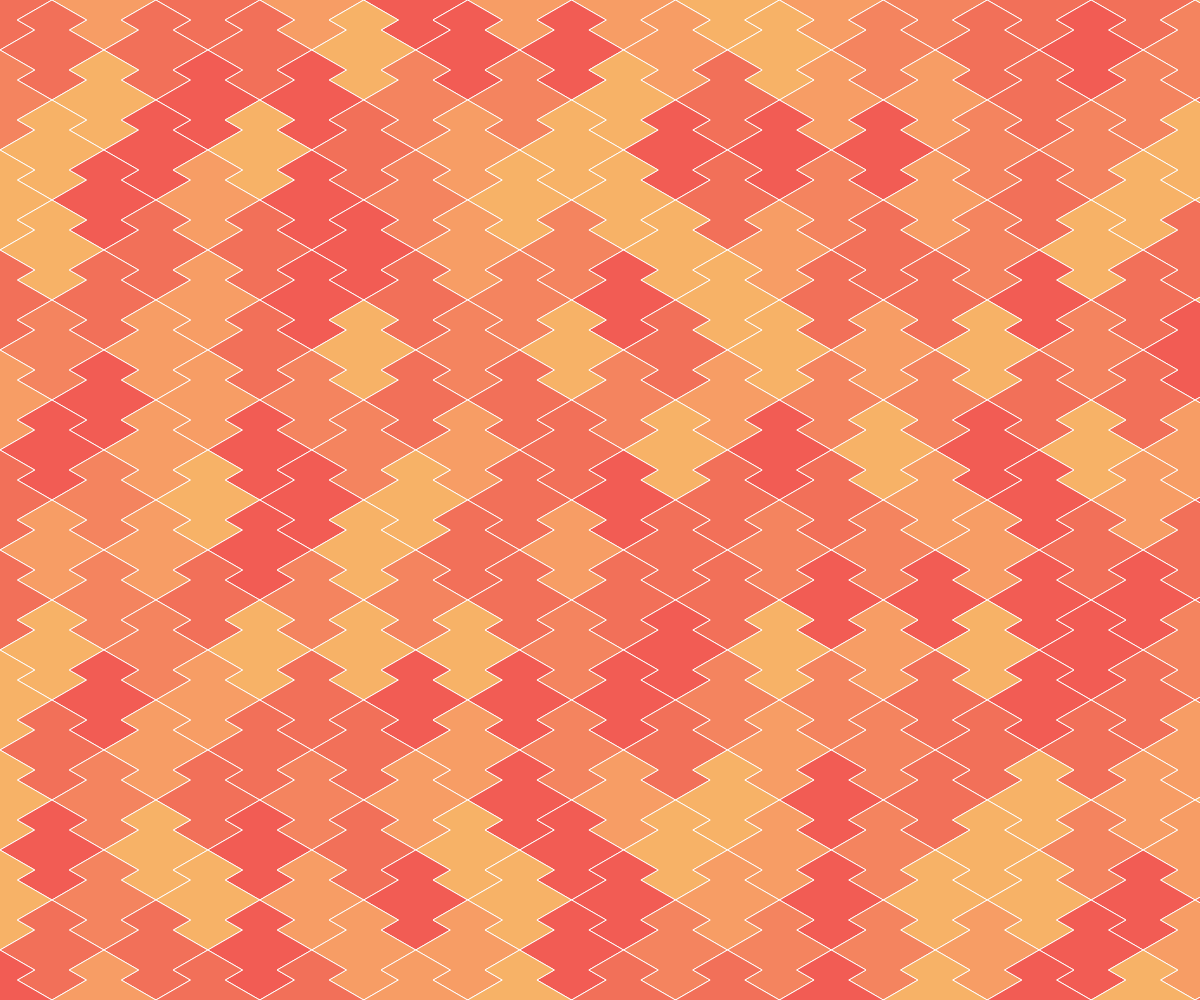
Frame 1 (no input)
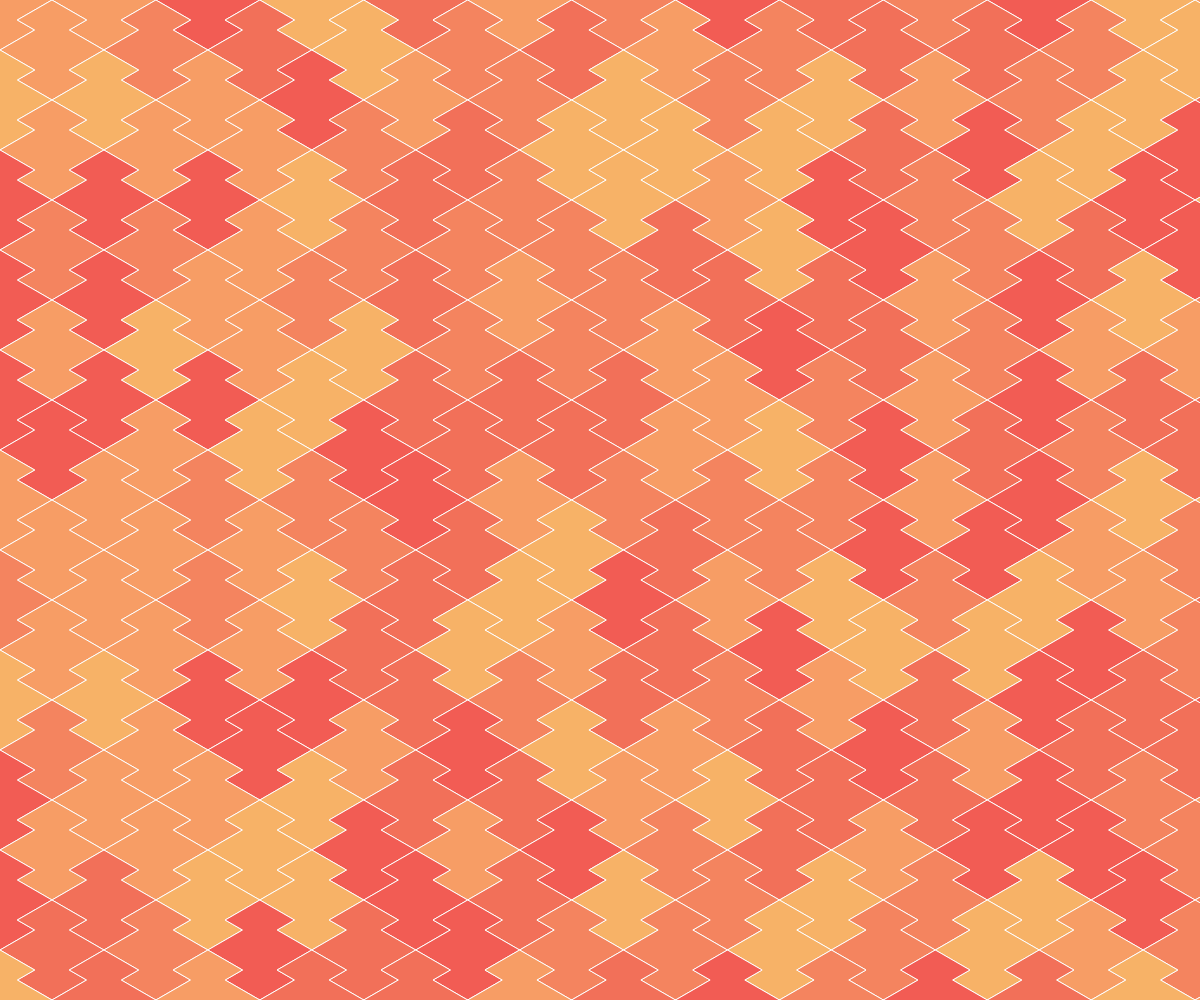
Frame 2 (the mouse pressed at the canvas centre, redrawn once)

The p5.js sketch that drew these frames (run headless with seeded random() and noise() and a simulated clock; the mouse was pressed at the canvas centre and the sketch redrawn once):

// p5.js sketch
// ── sketch.js
"use strict"

const COLORS = ["#F7B267", "#F79D65", "#F4845F", "#F27059", "#F25C54"];
const WHITE  = "#FFFFFF";
const BLACK  = "#333333";

function setup(){
	createCanvas(windowWidth, windowHeight);
	angleMode(DEGREES); rectMode(CENTER);
	textAlign(CENTER, CENTER); textSize(14);
	noLoop();
}

function draw(){
	background(BLACK);
	noFill();
	noStroke();

	stroke(WHITE); strokeWeight(1);

	const len = 20;
	const pX = len*6*cos(30);
	const pY = len*5*sin(30);
	const rows = floor(height / pY) + 2;
	const cols = floor(width / pX) + 2;
	for(let r=-1; r<rows; r++){
		for(let c=0; c<cols; c++){
			let x = pX * c;
			let y = pY * r;
			if(r%2==0) x -= pX/2;
			fill(getColor(COLORS));
			drawMatsukawa(x, y, len);
		}
	}
}

function drawMatsukawa(x, y, len){
	const dirs = [
		{d:30, l:len*2}, {d:150, l:len*1},
		{d:30, l:len*2}, {d:150, l:len*2},
		{d:30, l:len*1}, {d:150, l:len*2},
		{d:210,l:len*2}, {d:330, l:len*1},
		{d:210,l:len*2}, {d:330, l:len*2},
		{d:210,l:len*1}];
	drawShape(x, y, len, 0, dirs);
	//circle(x, y, 5);
}

function drawShape(x, y, len, rot, dirs){

	push();
	translate(x, y);
	rotate(rot);
	beginShape();
	let current = {x: 0, y: 0};
	vertex(current.x, current.y);
	for(let dir of dirs){
		current.x += dir.l * cos(dir.d);
		current.y += dir.l * sin(dir.d);
		vertex(current.x, current.y);
	}
	endShape(CLOSE);
	pop();
}

function getColor(colors){
	return colors[floor(random()*colors.length)];
}
